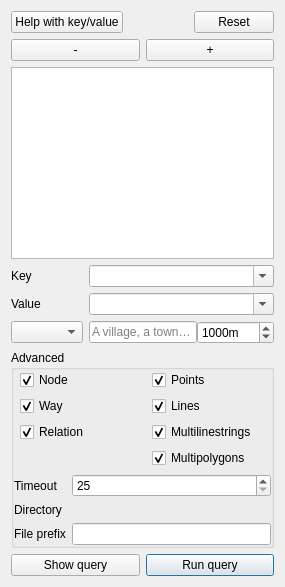
           <widget class="QWidget" name="quickquery_page">
            <property name="sizePolicy">
             <sizepolicy hsizetype="Preferred" vsizetype="Maximum">
              <horstretch>0</horstretch>
              <verstretch>0</verstretch>
             </sizepolicy>
            </property>
            <layout class="QVBoxLayout" name="verticalLayout_2">
             <item>
              <layout class="QHBoxLayout" name="top_quick_query_buttons">
               <item>
                <widget class="QPushButton" name="button_map_features">
                 <property name="text">
                  <string>Help with key/value</string>
                 </property>
                </widget>
               </item>
               <item>
                <spacer name="horizontalSpacer_4">
                 <property name="orientation">
                  <enum>Qt::Horizontal</enum>
                 </property>
                 <property name="sizeHint" stdset="0">
                  <size>
                   <width>40</width>
                   <height>20</height>
                  </size>
                 </property>
                </spacer>
               </item>
               <item>
                <widget class="QDialogButtonBox" name="button_box_qq">
                 <property name="sizePolicy">
                  <sizepolicy hsizetype="Maximum" vsizetype="Fixed">
                   <horstretch>0</horstretch>
                   <verstretch>0</verstretch>
                  </sizepolicy>
                 </property>
                 <property name="standardButtons">
                  <set>QDialogButtonBox::Reset</set>
                 </property>
                </widget>
               </item>
              </layout>
             </item>
             <item>
              <layout class="QHBoxLayout" name="horizontalLayout_7">
               <item>
                <widget class="QPushButton" name="minus_button">
                 <property name="text">
                  <string>-</string>
                 </property>
                </widget>
               </item>
               <item>
                <widget class="QPushButton" name="plus_button">
                 <property name="text">
                  <string>+</string>
                 </property>
                </widget>
               </item>
              </layout>
             </item>
             <item>
              <widget class="TableKeyValue" name="table_queries"/>
             </item>
             <item>
              <layout class="QFormLayout" name="formLayout">
               <property name="sizeConstraint">
                <enum>QLayout::SetDefaultConstraint</enum>
               </property>
               <item row="0" column="0">
                <widget class="QLabel" name="label_41">
                 <property name="toolTip">
                  <string>An OSM key to fetch. If empty, all keys will be fetched.</string>
                 </property>
                 <property name="text">
                  <string>Key</string>
                 </property>
                </widget>
               </item>
               <item row="0" column="1">
                <widget class="QComboBox" name="combo_key">
                 <property name="sizePolicy">
                  <sizepolicy hsizetype="Expanding" vsizetype="Fixed">
                   <horstretch>0</horstretch>
                   <verstretch>0</verstretch>
                  </sizepolicy>
                 </property>
                 <property name="toolTip">
                  <string>An OSM key to fetch. If empty, all keys will be fetched.</string>
                 </property>
                 <property name="editable">
                  <bool>true</bool>
                 </property>
                 <property name="sizeAdjustPolicy">
                  <enum>QComboBox::AdjustToContents</enum>
                 </property>
                </widget>
               </item>
               <item row="1" column="0">
                <widget class="QLabel" name="label_42">
                 <property name="toolTip">
                  <string>An OSM value to fetch. If empty, all values will be fetched.</string>
                 </property>
                 <property name="text">
                  <string>Value</string>
                 </property>
                </widget>
               </item>
               <item row="1" column="1">
                <widget class="QComboBox" name="combo_value">
                 <property name="sizePolicy">
                  <sizepolicy hsizetype="Expanding" vsizetype="Fixed">
                   <horstretch>0</horstretch>
                   <verstretch>0</verstretch>
                  </sizepolicy>
                 </property>
                 <property name="toolTip">
                  <string>An OSM value to fetch. If empty, all values will be fetched.</string>
                 </property>
                 <property name="editable">
                  <bool>true</bool>
                 </property>
                 <property name="sizeAdjustPolicy">
                  <enum>QComboBox::AdjustToContents</enum>
                 </property>
                </widget>
               </item>
               <item row="2" column="0">
                <widget class="QComboBox" name="combo_query_type_qq">
                 <property name="toolTip">
                  <string>The spatial extent to use for the query.</string>
                 </property>
                </widget>
               </item>
               <item row="2" column="1">
                <widget class="QStackedWidget" name="stacked_query_type">
                 <property name="lineWidth">
                  <number>0</number>
                 </property>
                 <property name="currentIndex">
                  <number>0</number>
                 </property>
                 <widget class="QWidget" name="nominatim">
                  <layout class="QHBoxLayout" name="horizontalLayout_25">
                   <property name="spacing">
                    <number>0</number>
                   </property>
                   <property name="leftMargin">
                    <number>0</number>
                   </property>
                   <property name="topMargin">
                    <number>0</number>
                   </property>
                   <property name="rightMargin">
                    <number>0</number>
                   </property>
                   <property name="bottomMargin">
                    <number>0</number>
                   </property>
                   <item>
                    <widget class="QLineEdit" name="line_place_qq">
                     <property name="placeholderText">
                      <string>A village, a town…</string>
                     </property>
                    </widget>
                   </item>
                   <item>
                    <widget class="QSpinBox" name="spin_place_qq">
                     <property name="suffix">
                      <string>m</string>
                     </property>
                     <property name="prefix">
                      <string/>
                     </property>
                     <property name="minimum">
                      <number>1</number>
                     </property>
                     <property name="maximum">
                      <number>999999999</number>
                     </property>
                     <property name="singleStep">
                      <number>100</number>
                     </property>
                     <property name="value">
                      <number>1000</number>
                     </property>
                    </widget>
                   </item>
                  </layout>
                 </widget>
                 <widget class="QWidget" name="layerExtent">
                  <layout class="QHBoxLayout" name="horizontalLayout_26">
                   <property name="spacing">
                    <number>0</number>
                   </property>
                   <property name="leftMargin">
                    <number>0</number>
                   </property>
                   <property name="topMargin">
                    <number>0</number>
                   </property>
                   <property name="rightMargin">
                    <number>0</number>
                   </property>
                   <property name="bottomMargin">
                    <number>0</number>
                   </property>
                   <item>
                    <widget class="QgsMapLayerComboBox" name="combo_extent_layer_qq">
                     <property name="sizePolicy">
                      <sizepolicy hsizetype="Expanding" vsizetype="Expanding">
                       <horstretch>0</horstretch>
                       <verstretch>0</verstretch>
                      </sizepolicy>
                     </property>
                    </widget>
                   </item>
                  </layout>
                 </widget>
                 <widget class="QWidget" name="nothingDisplayed"/>
                </widget>
               </item>
              </layout>
             </item>
             <item>
              <widget class="QgsCollapsibleGroupBox" name="advanced_qq">
               <property name="title">
                <string>Advanced</string>
               </property>
               <property name="checked">
                <bool>false</bool>
               </property>
               <property name="collapsed">
                <bool>false</bool>
               </property>
               <layout class="QVBoxLayout" name="verticalLayout_17">
                <property name="leftMargin">
                 <number>0</number>
                </property>
                <property name="topMargin">
                 <number>0</number>
                </property>
                <property name="rightMargin">
                 <number>0</number>
                </property>
                <property name="bottomMargin">
                 <number>0</number>
                </property>
                <item>
                 <layout class="QHBoxLayout" name="horizontalLayout_27">
                  <item>
                   <layout class="QFormLayout" name="formLayout_6">
                    <item row="0" column="1">
                     <widget class="QCheckBox" name="checkbox_node">
                      <property name="text">
                       <string>Node</string>
                      </property>
                      <property name="checked">
                       <bool>true</bool>
                      </property>
                     </widget>
                    </item>
                    <item row="1" column="1">
                     <widget class="QCheckBox" name="checkbox_way">
                      <property name="text">
                       <string>Way</string>
                      </property>
                      <property name="checked">
                       <bool>true</bool>
                      </property>
                     </widget>
                    </item>
                    <item row="2" column="1">
                     <widget class="QCheckBox" name="checkbox_relation">
                      <property name="text">
                       <string>Relation</string>
                      </property>
                      <property name="checked">
                       <bool>true</bool>
                      </property>
                     </widget>
                    </item>
                   </layout>
                  </item>
                  <item>
                   <layout class="QFormLayout" name="formLayout_7">
                    <item row="0" column="1">
                     <widget class="QCheckBox" name="checkbox_points_qq">
                      <property name="text">
                       <string>Points</string>
                      </property>
                      <property name="checked">
                       <bool>true</bool>
                      </property>
                     </widget>
                    </item>
                    <item row="1" column="1">
                     <widget class="QCheckBox" name="checkbox_lines_qq">
                      <property name="text">
                       <string>Lines</string>
                      </property>
                      <property name="checked">
                       <bool>true</bool>
                      </property>
                     </widget>
                    </item>
                    <item row="3" column="1">
                     <widget class="QCheckBox" name="checkbox_multipolygons_qq">
                      <property name="text">
                       <string>Multipolygons</string>
                      </property>
                      <property name="checked">
                       <bool>true</bool>
                      </property>
                     </widget>
                    </item>
                    <item row="2" column="1">
                     <widget class="QCheckBox" name="checkbox_multilinestrings_qq">
                      <property name="text">
                       <string>Multilinestrings</string>
                      </property>
                      <property name="checked">
                       <bool>true</bool>
                      </property>
                     </widget>
                    </item>
                   </layout>
                  </item>
                 </layout>
                </item>
                <item>
                 <layout class="QFormLayout" name="formLayout_8">
                  <item row="0" column="0">
                   <widget class="QLabel" name="label_50">
                    <property name="text">
                     <string>Timeout</string>
                    </property>
                   </widget>
                  </item>
                  <item row="0" column="1">
                   <widget class="QSpinBox" name="spin_timeout">
                    <property name="buttonSymbols">
                     <enum>QAbstractSpinBox::UpDownArrows</enum>
                    </property>
                    <property name="minimum">
                     <number>25</number>
                    </property>
                    <property name="maximum">
                     <number>2000</number>
                    </property>
                    <property name="singleStep">
                     <number>25</number>
                    </property>
                   </widget>
                  </item>
                  <item row="1" column="0">
                   <widget class="QLabel" name="label_51">
                    <property name="text">
                     <string>Directory</string>
                    </property>
                   </widget>
                  </item>
                  <item row="1" column="1">
                   <widget class="QgsFileWidget" name="output_directory_qq"/>
                  </item>
                  <item row="2" column="0">
                   <widget class="QLabel" name="label_52">
                    <property name="text">
                     <string>File prefix</string>
                    </property>
                   </widget>
                  </item>
                  <item row="2" column="1">
                   <widget class="QLineEdit" name="line_file_prefix_qq"/>
                  </item>
                 </layout>
                </item>
               </layout>
              </widget>
             </item>
             <item>
              <layout class="QHBoxLayout" name="horizontalLayout">
               <item>
                <widget class="QPushButton" name="button_show_query">
                 <property name="text">
                  <string>Show query</string>
                 </property>
                </widget>
               </item>
               <item>
                <widget class="QPushButton" name="button_run_query_qq">
                 <property name="text">
                  <string>Run query</string>
                 </property>
                 <property name="default">
                  <bool>true</bool>
                 </property>
                </widget>
               </item>
              </layout>
             </item>
            </layout>
           </widget>
